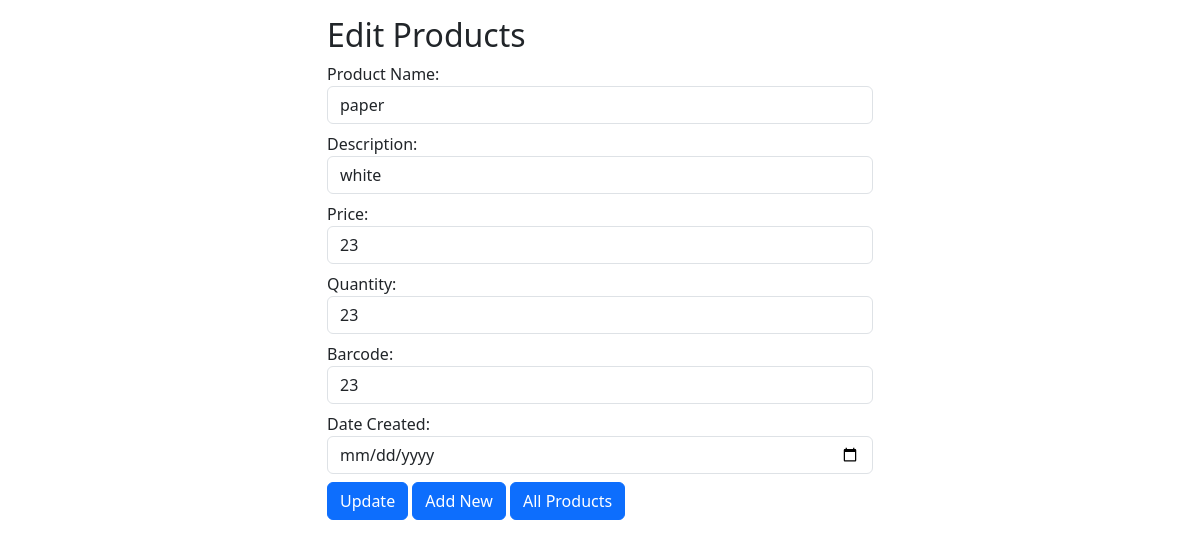
The page /edit.php?id=3 on the database its author committed.
### tables this page shows
CREATE TABLE `products` (
  `id` int(11) NOT NULL,
  `name` text NOT NULL,
  `description` text NOT NULL,
  `price` text NOT NULL,
  `quantity` text NOT NULL,
  `barcode` text NOT NULL,
  `created_at` datetime NOT NULL DEFAULT current_timestamp(),
  `updated_at` datetime NOT NULL DEFAULT '0000-00-00 00:00:00' ON UPDATE current_timestamp()
);

### edit.php (the view, shortened to what this page needs)
<?php
include 'database.php';
?>
<!DOCTYPE html>
<html>
<head>
    <link rel="stylesheet" href="https://cdn.jsdelivr.net/npm/bootstrap@5.3.2/dist/css/bootstrap.min.css">
</head>
<body>
    <div class="container">
        <div class="row mt-3">
            <div class="col-sm-6 mx-auto">
                <h2>Edit Products</h2>
                <?php
                $id = !empty($_GET['id']) ? $_GET['id'] : '';
                $sql = 'select * from products where id = ?';
                $stmt = $con->prepare($sql);
                $stmt->execute(array($id));
                $products = $stmt->fetch();
                ?>
                  <form action="" method="POST">
                    <div class="form-group">
                      <label for="name">Product Name:</label>
                      <input type="text" class="form-control" id="name" placeholder="Enter Name" name="name"  value="<?php echo $products['name'];?>">
                    </div>
                    <div class="form-group">
                      <label for="description">Description:</label>
                      <input type="text" class="form-control" id="description" placeholder="Enter Description" name="description" value="<?php echo $products['description'];?>">
                    </div>
                    <div class="form-group">
                      <label for="price">Price:</label>
                      <input type="text" class="form-control" id="price" placeholder="Enter Price" name="price" value="<?php echo $products['price'];?>">
                    </div>
                    <div class="form-group">
                      <label for="quantity">Quantity:</label>
                      <input type="text" class="form-control" id="quantity" placeholder="Enter Quantity" name="quantity"  value="<?php echo $products['quantity'];?>">
                    </div>
                    <div class="form-group">
                      <label for="barcode">Barcode:</label>
                      <input type="text" class="form-control" id="barcode" placeholder="Enter Barcode" name="barcode" value="<?php echo $products['barcode'];?>">
                    </div>
                    <div class="form-group">
                      <label for="created_at">Date Created:</label>
                      <input type="date" class="form-control" id="created_at" placeholder="Enter Date Created" name="created_at" value="<?php echo $products['created_at'];?>">
                    </div>
                    <button type="submit" name="submit" class="btn btn-primary">Update</button>&nbsp;<a href="addProducts.php" class="btn btn-primary" role="button">Add New</a>&nbsp;<a href="index.php" class="btn btn-primary" role="button">All Products</a>
                  </form>
            </div>
        </div>
    </div>
</body>
</html>

### edit.php (style rules this page uses)
.form-group { margin-bottom: 8px; }

### rows shown on the page
products: name "paper", description "white", price "23", quantity "23", barcode "23"
